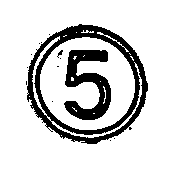
#> input picture traffic_sign/TRAIN/sign_1_1.png, 181 x 171 px; its folder holds 4 pictures in this run
$ python own_desc.py   (older library calls are emulated)
#> lines starting #> are read from the running program, lines starting #| are printed output that depends on the picture; after the words box and inside, x2 and y2 are one past the last pixel; in counts of white or black regions, pixels touching at a corner belong together
import matplotlib
import matplotlib.pyplot as plt
import cv2
from random import randrange
import skimage
from skimage import data
from skimage.color import rgb2gray, rgba2rgb
from skimage import io
import numpy as np
import matplotlib.image as im
from scipy.interpolate import UnivariateSpline
from collections import defaultdict
import math


def grayscale_olejnik_desc(img, size):

    img = cv2.GaussianBlur(img, (3, 3), 0)
    thresh = cv2.Canny(img, 30, 200)

    laplacian = cv2.Laplacian(thresh, cv2.CV_64F)

    # plt.imshow(laplacian, cmap='gray')
    # plt.show()

    value = np.sqrt(((laplacian.shape[0] / 2.0) ** 2.0) + ((laplacian.shape[1] / 2.0) ** 2.0))
    polar_image = cv2.linearPolar(laplacian, (laplacian.shape[0] / 2, laplacian.shape[1] / 2), value, cv2.WARP_FILL_OUTLIERS)
    polar_image = polar_image.astype(np.uint8)

    # polar_img_test = polar_image.astype(np.uint8)
    # plt.imshow(polar_img_test, cmap='gray')
    # plt.show()

    # fourier
    img_fft = np.fft.fft2(polar_image)
    spectrum = np.log(1 + np.abs(img_fft))
    out = []
    for i in range(0, size):
        tmp = []
        for j in range(0, size):
            tmp.append(spectrum[i][j])
        out.append(tmp)
    return list(np.concatenate(out).flat)


def fit_fft(train, size):
    train_learned = []
    for item in train:
        train_learned.append(grayscale_olejnik_desc(item, size))
    return train_learned

def classify_signature(img, train, name, s):
    tmp = grayscale_olejnik_desc(img, s)
    res = enc_idx(find_nearest(train, tmp))
    out = []
    out.append(1) if res == name else out.append(0)
    return out


def enc_idx(i):
    n = ["sign_1", "sign_2", "sign_3", "sign_4", "sign_5", "sign_6", "sign_7", "sign_8", "sign_9", "sign_10"]
    return n[i]


def find_nearest(array, value):
    dist = []
    array = np.asarray(array)
    for i in range(len(array)):
        dist.append(np.linalg.norm(array[i]))
    dist = np.asarray(dist)
    idx = dist.argmin()
    return idx


def score(scores):
    # print(scores)
    res = 0
    for i in range(len(scores)):
        res += scores[i][0]
    res = res / len(scores) * 100 + randrange(10)
    return res


if __name__ == "__main__":

    sizes = [5, 10, 20, 25, 50]
    for s in sizes:
        train = []
        for i in range(1, 11):
            # for i in range(0, 50):
            p = "./TRAIN/sign_" + str(i) + "_1.png"
            # p = "./BAZA/learning/_TRAIN2/" + str(i) + ".png"
            img = cv2.imread(p, cv2.COLOR_BGR2GRAY)
#> img: shape (171, 181); 83.6% white; 14 black regions (12 under 20 px), largest, box (x1, y1, x2, y2) and area: (27, 24, 148, 144) 3362, (64, 50, 111, 120) 1683
            train.append(img)

        clf = fit_fft(train, s)
#> in fit_fft, `train_learned = []`: train_learned = []
#> the loop in fit_fft, `for item in train:` made 3 passes
#> pass 1, in grayscale_olejnik_desc, `img = cv2.GaussianBlur(img, (3, 3), 0)`:
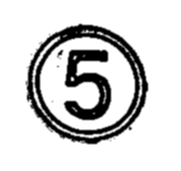
#> img: shape (171, 181); min 0, max 255, mean 213.2
#> pass 1, in grayscale_olejnik_desc, `thresh = cv2.Canny(img, 30, 200)`:
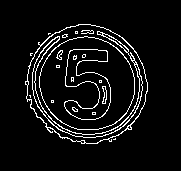
#> thresh: shape (171, 181); 6.6% white in thin lines or dots, all inside (x1, y1, x2, y2) = (25, 24, 148, 144)
#> pass 1, in grayscale_olejnik_desc, `laplacian = cv2.Laplacian(thresh, cv2.CV_64F)`:
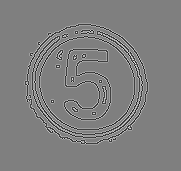
#> laplacian: shape (171, 181) float64; min -1020, max 1020, mean 0; drawn with min black and max white
#> pass 1, in grayscale_olejnik_desc, `polar_image = cv2.linearPolar(laplacian, (laplacian.shape[0] / 2, lapl..`:
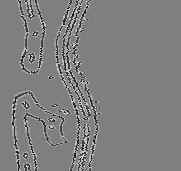
#> polar_image: shape (171, 181) float64; min -1020, max 1020, mean 0.5; drawn with min black and max white
#> (the run stopped early here; a loop or call above may not have finished)
